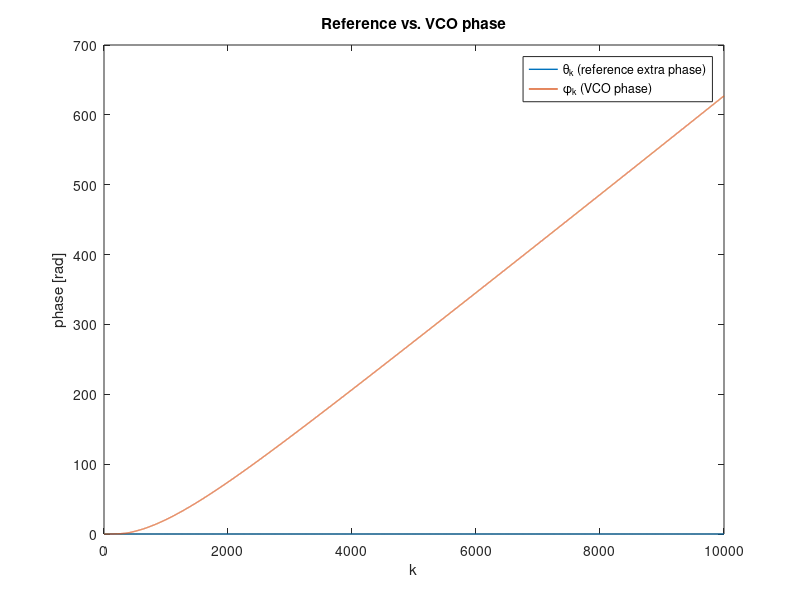
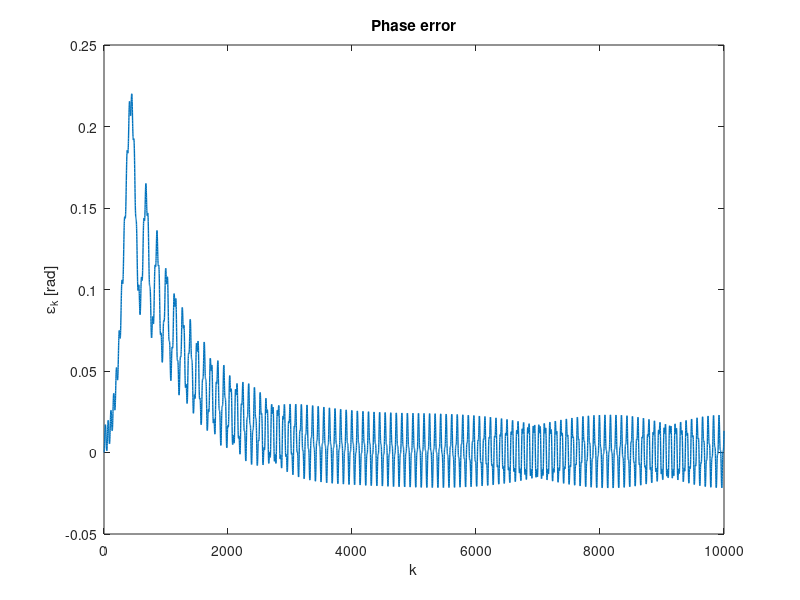
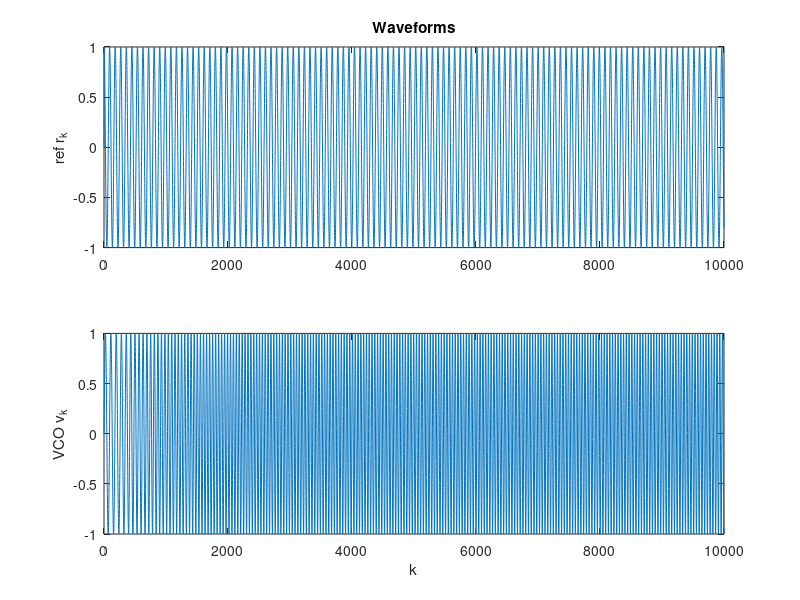
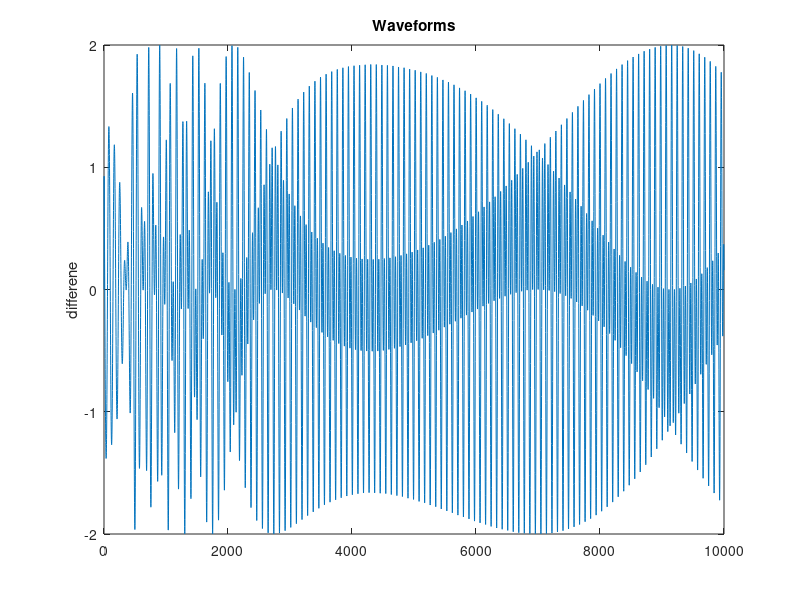

Here is the MATLAB script that generated these plots, in order:
clear; clc;

%% ---------- Simulation setup ----------
N      = 10000;        % number of samples
omega  = 0.07;        % base sampling
omega_delt = 0.001;
% omega_delt = 0;
T      = 1;           % sample period 


zeta   = 0.707;       
wn     = 0.02;        % rad/sample
alpha  = 2*zeta*wn*T; 
beta   = (wn*T)^2;    

%% ---------- Reference phase design theta_k ----------
theta  = zeros(1,N);

% 1) Phase step at k_step by amount theta0 (kept constant afterward)
k_step = 800;                 % when the input changes from cos(omega k) to cos(omega k + theta0)
theta0 = 0.8*pi;              % phase step size
theta0 = 0;
theta(k_step:end) = theta0;


%% ---------- state init ----------
phi = zeros(1,N);             % VCO phase
s   = 0;                      
c   = 0;                      
eps = zeros(1,N);             


r = zeros(1,N); v = zeros(1,N);
e = 1e-6;
for k = 2:N
    % reference and VCO outputs
    r(k) = cos(omega*(k-1) + theta(k-1));
    v(k) = 2*sin((omega+omega_delt)*(k-1) + phi(k-1));

    % linear phase detector
    % eps(k) = phi(k-1) - theta(k-1);
    % eps(k) = atan2(r(k), v(k));
    % eps(k) =  ((omega+omega_delt)*(k-1) + phi(k-1)) - (omega*(k-1) + theta(k-1));
    pd_raw = v(k) * r(k);                % mixer
    alpha_lpf = exp(-0.0012);
    % alpha_lpf = exp(-0.02);
    eps(k) = (1 - alpha_lpf)*pd_raw + alpha_lpf*eps(k-1);

    % update equations
    g  = alpha * eps(k);
    s  = s + beta * eps(k);
    c  = g + s;

    phi(k) = phi(k-1) + c;
end

%% ---------- Plots ----------

tu = N;
t = (1:tu);
figure; 
theta = unwrap(theta);
phi = unwrap(phi);
plot(t, theta(1:tu), 'LineWidth',1); hold on;
plot(t, phi(1:tu),   'LineWidth',1);
legend('\theta_k (reference extra phase)','\phi_k (VCO phase)','Location','best');
xlabel('k'); ylabel('phase [rad]');
title('Reference vs. VCO phase');

figure;
plot(t, eps(1:tu), 'LineWidth',1);
xlabel('k'); ylabel('\epsilon_k [rad]');
title('Phase error');

figure;
subplot(2,1,1); plot(t, r(1:tu)); ylabel('ref r_k'); title('Waveforms');
subplot(2,1,2); plot(t, 0.5*v(1:tu)); ylabel('VCO v_k'); xlabel('k');


figure;
plot(t, r(1:tu)-0.5*v(1:tu)); ylabel('differene'); title('Waveforms');
